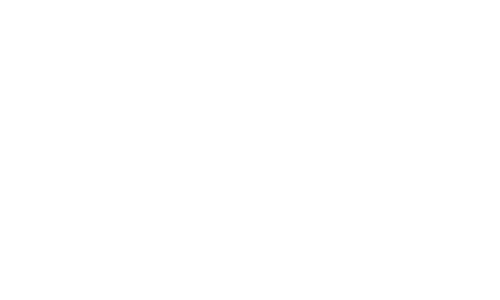
Frame 1 (no input)
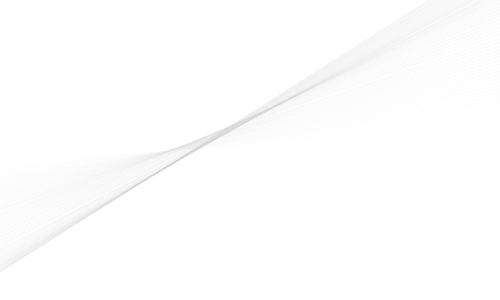
Frame 60 (the mouse pressed at the canvas centre just before this capture)
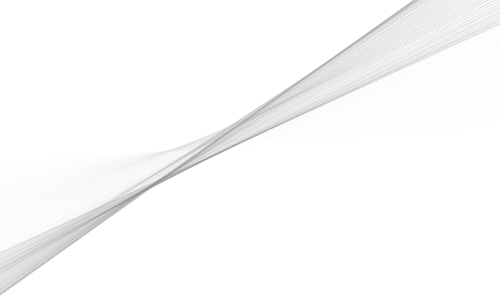
Frame 120 (the mouse held since frame 60 and released just before this capture)

The Processing sketch that drew these frames (run headless with seeded random() and noise(); from frame 60 on, the mouse is pressed at the canvas centre):

// Processing sketch: wave_clock
// ── wave_clock.pde
float _angleNoise, _radiusNoise;
float _xNoise, _yNoise;
float _angle = -PI / 2;
float _radius;
float _stroleCol = 254;
int _strokeChange = 1;

void setup() {
  size(500, 300);
  smooth();
  frameRate(30);
  background(255);
  noFill();
  
  _angleNoise = random(10);
  _radiusNoise = random(10);
  _xNoise = random(10);
  _yNoise = random(10);
}

void draw() {
  _radiusNoise += 0.005;
  _radius = (noise(_radiusNoise) + 550) + 1;
  
  _angleNoise += 0.005;
  _angle += (noise(_angleNoise) * 6) - 3;
  if (_angle > 360) {
    _angle -= 360;
  }
  if (_angle < 0) {
    _angle += 360;
  }
  
  _xNoise += 0.01;
  _yNoise += 0.01;
  float centerX = width / 2 + (noise(_xNoise) * 100) - 50;
  float centerY = height / 2 + (noise(_yNoise) * 100) - 50;
  
  float rad = radians(_angle);
  float x1 = centerX + (_radius * cos(rad));
  float y1 = centerY + (_radius * sin(rad));
  
  float opprad = rad + PI;
  float x2 = centerX + (_radius * cos(opprad));
  float y2 = centerY + (_radius * sin(opprad));
  
  _stroleCol += _strokeChange;
  if (_stroleCol > 254) {
    _strokeChange = -1;
  }
  if (_stroleCol < 0) {
    _strokeChange = 1;
  }
  stroke(_stroleCol, 60);
  strokeWeight(1);
  line(x1,y1, x2, y2);
}
